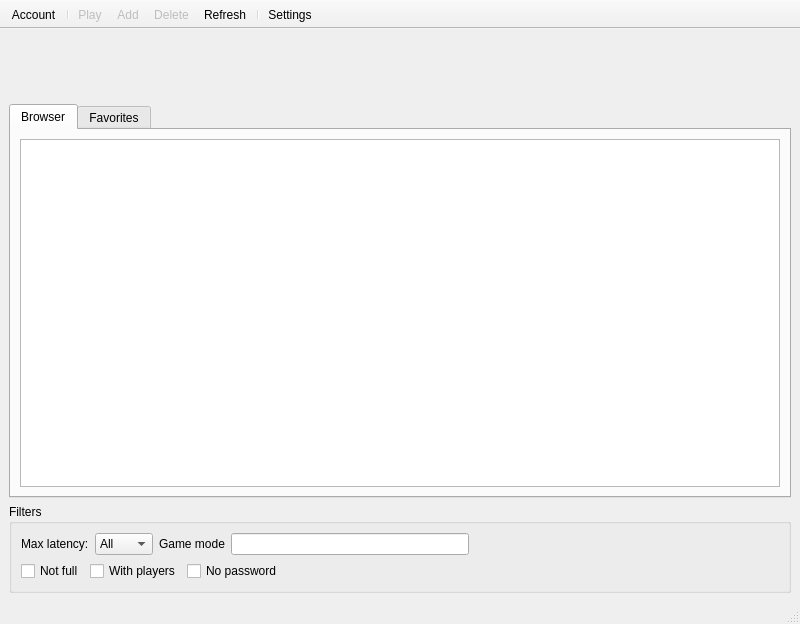
<?xml version="1.0" encoding="UTF-8"?>
<ui version="4.0">
 <class>MainWindow</class>
 <widget class="QMainWindow" name="MainWindow">
  <property name="geometry">
   <rect>
    <x>0</x>
    <y>0</y>
    <width>800</width>
    <height>624</height>
   </rect>
  </property>
  <property name="windowTitle">
   <string>tes3mp Server Browser</string>
  </property>
  <widget class="QWidget" name="widget">
   <layout class="QVBoxLayout" name="centralLayout">
    <item>
     <layout class="QVBoxLayout" name="motdLayout">
      <item alignment="Qt::AlignHCenter">
       <widget class="QWidget" name="motdWidget" native="true">
        <property name="minimumSize">
         <size>
          <width>728</width>
          <height>60</height>
         </size>
        </property>
        <property name="maximumSize">
         <size>
          <width>728</width>
          <height>60</height>
         </size>
        </property>
       </widget>
      </item>
     </layout>
    </item>
    <item>
     <widget class="QTabWidget" name="tabWidget">
      <property name="currentIndex">
       <number>0</number>
      </property>
      <widget class="QWidget" name="tabBrowser">
       <attribute name="title">
        <string>Browser</string>
       </attribute>
       <layout class="QHBoxLayout" name="horizontalLayout_2">
        <item>
         <widget class="QTableView" name="tblServerBrowser">
          <property name="selectionMode">
           <enum>QAbstractItemView::SingleSelection</enum>
          </property>
          <property name="selectionBehavior">
           <enum>QAbstractItemView::SelectRows</enum>
          </property>
          <property name="sortingEnabled">
           <bool>true</bool>
          </property>
          <attribute name="verticalHeaderVisible">
           <bool>false</bool>
          </attribute>
         </widget>
        </item>
       </layout>
      </widget>
      <widget class="QWidget" name="tabFavorites">
       <attribute name="title">
        <string>Favorites</string>
       </attribute>
       <layout class="QHBoxLayout" name="horizontalLayout_3">
        <item>
         <widget class="QTableView" name="tblFavorites">
          <property name="selectionMode">
           <enum>QAbstractItemView::SingleSelection</enum>
          </property>
          <property name="selectionBehavior">
           <enum>QAbstractItemView::SelectRows</enum>
          </property>
          <property name="sortingEnabled">
           <bool>true</bool>
          </property>
          <attribute name="verticalHeaderVisible">
           <bool>false</bool>
          </attribute>
         </widget>
        </item>
       </layout>
      </widget>
     </widget>
    </item>
    <item>
     <widget class="QGroupBox" name="groupBoxFilters">
      <property name="title">
       <string>Filters</string>
      </property>
      <layout class="QVBoxLayout" name="verticalLayout_2">
       <item>
        <layout class="QHBoxLayout" name="horizontalLayout_6">
         <item>
          <layout class="QHBoxLayout" name="horizontalLayout">
           <item>
            <widget class="QLabel" name="lblMaxLatency">
             <property name="text">
              <string>Max latency:</string>
             </property>
            </widget>
           </item>
           <item>
            <widget class="QComboBox" name="comboLatency">
             <item>
              <property name="text">
               <string>All</string>
              </property>
             </item>
             <item>
              <property name="text">
               <string>&lt;50</string>
              </property>
             </item>
             <item>
              <property name="text">
               <string>&lt;100</string>
              </property>
             </item>
             <item>
              <property name="text">
               <string>&lt;150</string>
              </property>
             </item>
             <item>
              <property name="text">
               <string>&lt;200</string>
              </property>
             </item>
             <item>
              <property name="text">
               <string>&lt;250</string>
              </property>
             </item>
            </widget>
           </item>
          </layout>
         </item>
         <item>
          <layout class="QHBoxLayout" name="horizontalLayout_5">
           <item>
            <widget class="QLabel" name="lblGameMode">
             <property name="text">
              <string>Game mode</string>
             </property>
            </widget>
           </item>
           <item>
            <widget class="QLineEdit" name="leGamemode"/>
           </item>
          </layout>
         </item>
         <item>
          <spacer name="horizontalSpacer_2">
           <property name="orientation">
            <enum>Qt::Horizontal</enum>
           </property>
           <property name="sizeHint" stdset="0">
            <size>
             <width>40</width>
             <height>20</height>
            </size>
           </property>
          </spacer>
         </item>
        </layout>
       </item>
       <item>
        <layout class="QHBoxLayout" name="horizontalLayout_7">
         <item>
          <widget class="QCheckBox" name="cBoxNotFull">
           <property name="text">
            <string>Not full</string>
           </property>
          </widget>
         </item>
         <item>
          <widget class="QCheckBox" name="cBoxWithPlayers">
           <property name="text">
            <string>With players</string>
           </property>
          </widget>
         </item>
         <item>
          <widget class="QCheckBox" name="cBBoxWOPass">
           <property name="text">
            <string>No password</string>
           </property>
          </widget>
         </item>
         <item>
          <spacer name="horizontalSpacer">
           <property name="orientation">
            <enum>Qt::Horizontal</enum>
           </property>
           <property name="sizeHint" stdset="0">
            <size>
             <width>40</width>
             <height>20</height>
            </size>
           </property>
          </spacer>
         </item>
        </layout>
       </item>
      </layout>
     </widget>
    </item>
   </layout>
  </widget>
  <widget class="QToolBar" name="toolBar">
   <property name="enabled">
    <bool>true</bool>
   </property>
   <property name="windowTitle">
    <string>toolBar</string>
   </property>
   <property name="movable">
    <bool>false</bool>
   </property>
   <property name="floatable">
    <bool>false</bool>
   </property>
   <attribute name="toolBarArea">
    <enum>TopToolBarArea</enum>
   </attribute>
   <attribute name="toolBarBreak">
    <bool>false</bool>
   </attribute>
   <addaction name="actionAccount"/>
   <addaction name="separator"/>
   <addaction name="actionPlay"/>
   <addaction name="actionAdd"/>
   <addaction name="actionDelete"/>
   <addaction name="actionRefresh"/>
   <addaction name="separator"/>
   <addaction name="actionSettings"/>
  </widget>
  <widget class="QStatusBar" name="_statusBar"/>
  <action name="actionAdd">
   <property name="enabled">
    <bool>false</bool>
   </property>
   <property name="text">
    <string>Add</string>
   </property>
  </action>
  <action name="actionDelete">
   <property name="enabled">
    <bool>false</bool>
   </property>
   <property name="text">
    <string>Delete</string>
   </property>
  </action>
  <action name="actionRefresh">
   <property name="text">
    <string>Refresh</string>
   </property>
  </action>
  <action name="actionPlay">
   <property name="enabled">
    <bool>false</bool>
   </property>
   <property name="text">
    <string>Play</string>
   </property>
  </action>
  <action name="actionSettings">
   <property name="text">
    <string>Settings</string>
   </property>
  </action>
  <action name="actionAccount">
   <property name="text">
    <string>Account</string>
   </property>
  </action>
 </widget>
 <resources/>
 <connections/>
</ui>
